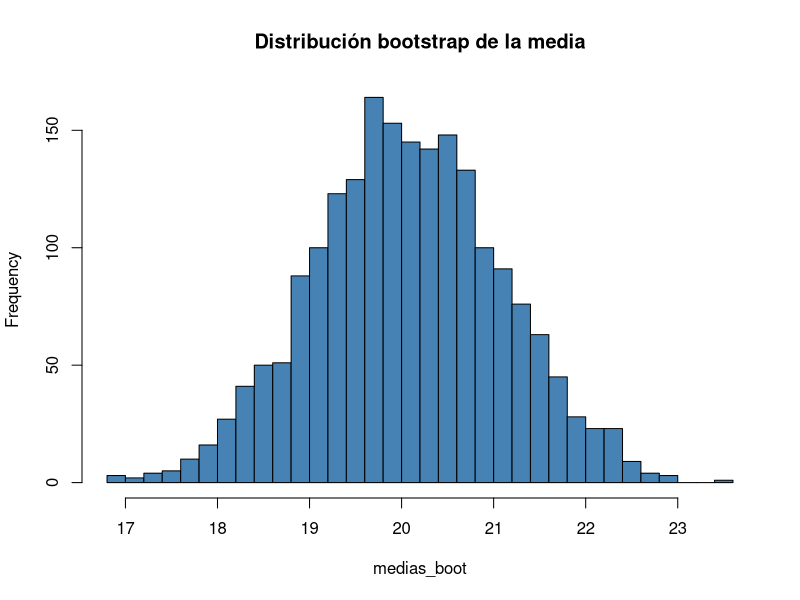
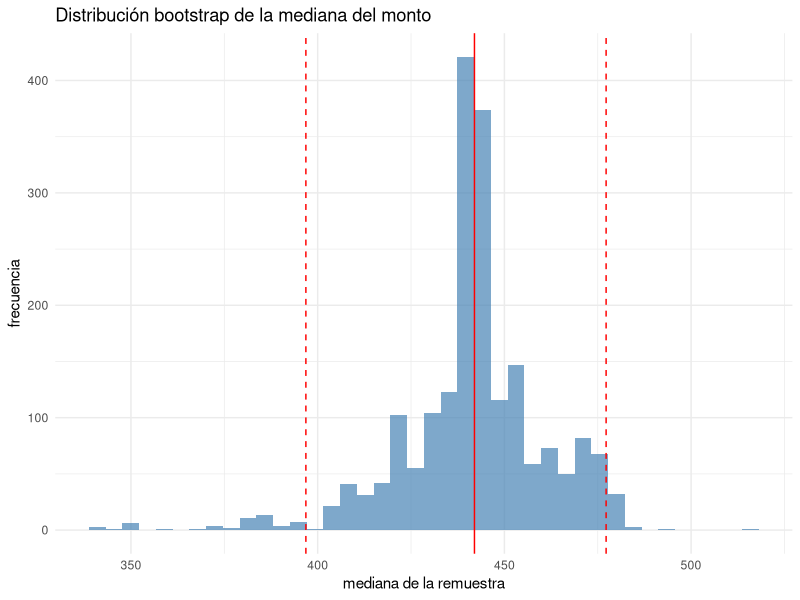
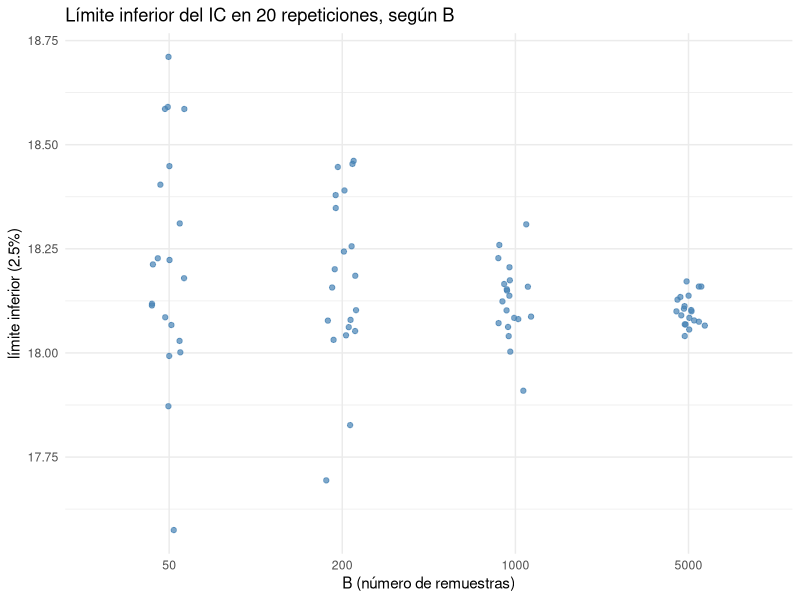

These figures' R source, in order:
## ---- chunk 1
library(tidyverse)
## ---- chunk 2
set.seed(2026)
x <- mtcars$mpg

remuestra <- sample(x, size = length(x), replace = TRUE)
remuestra
## ---- chunk 3
set.seed(2026)
B <- 2000   # número de remuestras
medias_boot <- replicate(B, mean(sample(x, replace = TRUE)))

hist(medias_boot, breaks = 40, col = "steelblue", main = "Distribución bootstrap de la media")
mean(medias_boot)   # se acerca a mean(x)
sd(medias_boot)      # "error estándar bootstrap"
## ---- chunk 4
quantile(medias_boot, probs = c(0.025, 0.975))
## ---- chunk 5
t.test(x)$conf.int
## ---- chunk 6
set.seed(2026)
medianas_boot <- replicate(B, median(sample(x, replace = TRUE)))
quantile(medianas_boot, probs = c(0.025, 0.975))
## ---- chunk 7
n <- nrow(mtcars)
set.seed(2026)
cors_boot <- replicate(B, {
  filas <- sample(1:n, size = n, replace = TRUE)
  muestra <- mtcars[filas, ]
  cor(muestra$mpg, muestra$hp)
})

quantile(cors_boot, probs = c(0.025, 0.975))
cor(mtcars$mpg, mtcars$hp)   # el valor observado, para comparar
## ---- chunk 8
clima <- read_csv("../../data/clima.csv")

diferencia_temp <- function(datos) {
  medias <- tapply(datos$temperatura_c, datos$ciudad, mean)
  medias[1] - medias[2]
}

diferencia_temp(clima)   # diferencia observada, sin remuestrear
## ---- chunk 9
n_clima <- nrow(clima)
set.seed(2026)
dif_boot <- replicate(B, {
  filas <- sample(1:n_clima, size = n_clima, replace = TRUE)
  diferencia_temp(clima[filas, ])
})

quantile(dif_boot, probs = c(0.025, 0.975))
## ---- chunk 10
t.test(temperatura_c ~ ciudad, data = clima)$conf.int
## ---- chunk 11
ventas <- read_csv("../../data/ventas.csv")

set.seed(2026)
medianas_monto <- replicate(B, median(sample(ventas$monto, replace = TRUE)))
ic_mediana <- quantile(medianas_monto, probs = c(0.025, 0.975))
ic_mediana
## ---- chunk 12
tibble(mediana = medianas_monto) %>%
  ggplot(aes(mediana)) +
  geom_histogram(bins = 40, fill = "steelblue", alpha = 0.7) +
  geom_vline(xintercept = median(ventas$monto), color = "red") +            # mediana observada
  geom_vline(xintercept = ic_mediana, color = "red", linetype = "dashed") + # límites del IC
  labs(title = "Distribución bootstrap de la mediana del monto",
       x = "mediana de la remuestra", y = "frecuencia") +
  theme_minimal()
## ---- chunk 13
prestamos <- read_csv("../../data/prestamos.csv")

sin_devolver <- is.na(prestamos$fecha_devolucion)   # TRUE/FALSE por préstamo
mean(sin_devolver)                                  # proporción observada

set.seed(2026)
prop_boot <- replicate(B, mean(sample(sin_devolver, replace = TRUE)))
quantile(prop_boot, probs = c(0.025, 0.975))
## ---- chunk 14
empleados <- read_csv("../../data/empleados.csv")

coef_variacion <- function(v) sd(v) / mean(v)
coef_variacion(empleados$salario)

set.seed(2026)
cv_boot <- replicate(B, coef_variacion(sample(empleados$salario, replace = TRUE)))
quantile(cv_boot, probs = c(0.025, 0.975))
## ---- chunk 15
limite_inferior <- function(b) {
  quantile(replicate(b, mean(sample(x, replace = TRUE))), probs = 0.025)
}

set.seed(2026)
estabilidad <- tibble(
  remuestras = rep(c(50, 200, 1000, 5000), each = 20),   # 20 repeticiones por cada B
  limite     = sapply(remuestras, limite_inferior)
)

ggplot(estabilidad, aes(factor(remuestras), limite)) +
  geom_jitter(width = 0.1, color = "steelblue", alpha = 0.7) +
  labs(title = "Límite inferior del IC en 20 repeticiones, según B",
       x = "B (número de remuestras)", y = "límite inferior (2.5%)") +
  theme_minimal()
